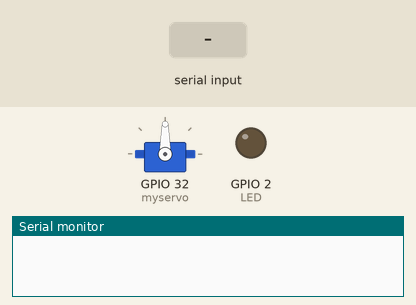
Simulated run of this sketch. Board: ESP32. Parts: servo, output pins drawn as LEDs (lit = HIGH), the last lines printed to the serial monitor. The inputs (shaded band) are chosen by the test bench.

Above: at 1.2 s.
1.3 s: "15\n" received over Serial
At 2.9 s:
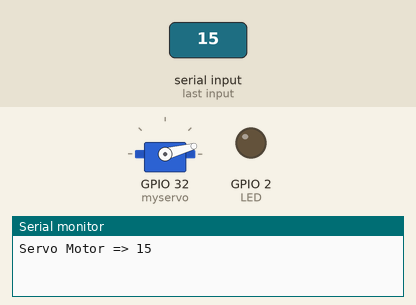
3.3 s: "30\n" received over Serial
At 4.4 s:
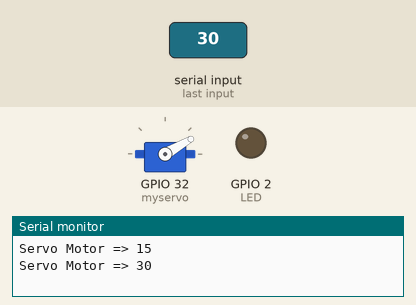
5.3 s: "60\n" received over Serial
At 7.0 s:
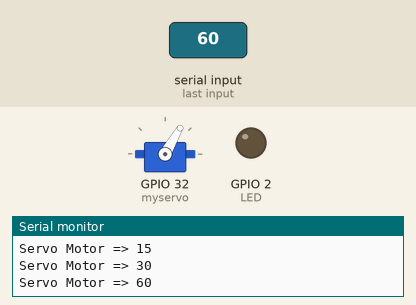
7.3 s: "90\n" received over Serial
At 7.7 s:
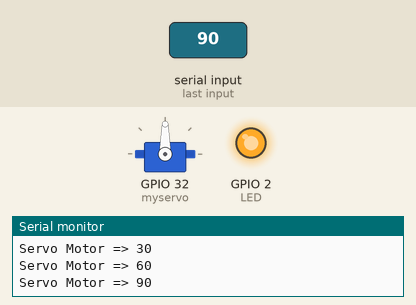
9.3 s: "115\n" received over Serial
At 9.8 s:
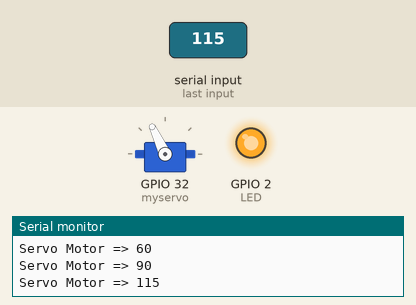
10.8 s: "135\n" received over Serial
At 12.1 s:
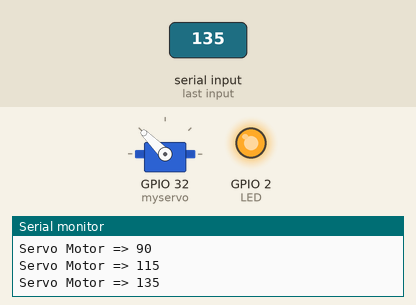
Timing chart, 0 to 13.3 s (numbered marks = the images above; inputs shaded):
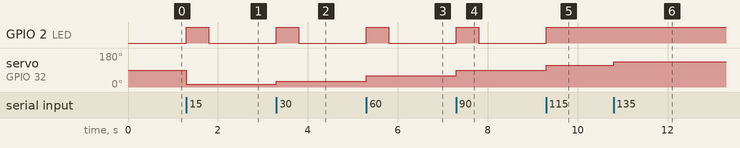

The sketch:

sketch_aug27a.ino
```cpp
#include <ESP32Servo.h>        // เรียกใช้ไลบรารีสำหรับควบคุม Servo บน ESP32

Servo myservo;                 // สร้างอ็อบเจกต์ servo ชื่อ myservo
String command;                // สร้างตัวแปร String สำหรับเก็บค่าคำสั่งที่รับมาจาก Serial

void setup() {
  Serial.begin(9600);          // เริ่มต้นการสื่อสาร Serial ที่ baudrate 9600
  myservo.attach(32);          // กำหนดขาควบคุม Servo ใช้ขา GPIO 22
  pinMode(2, OUTPUT);          // กำหนดขา GPIO 2 ให้เป็นเอาต์พุต (ใช้ต่อกับ LED)
}

void loop() {
  if (Serial.available()) {                        // ตรวจสอบว่ามีข้อมูลส่งเข้ามาทาง Serial หรือไม่
    String command = Serial.readStringUntil('\n'); // อ่านข้อมูลจาก Serial จนกว่าจะเจอ '\n' (ขึ้นบรรทัดใหม่)
    command.trim();                                // ตัดช่องว่าง (space/enter) ที่เกินออกไป

    if (command == "15") {                         // ถ้าข้อมูลที่รับมาเป็น "15"
      Serial.println("Servo Motor => 15");         // แสดงข้อความใน Serial Monitor
      myservo.write(15);
      digitalWrite(2, HIGH);                          // หมุน Servo ไปที่มุม 15 องศา
      delay(500);
      digitalWrite(2, LOW);                                  // กระพริบ LED แบบเร็ว
    }
    else if (command == "30") {                    // ถ้าข้อมูลที่รับมาเป็น "30"
      Serial.println("Servo Motor => 30");
      myservo.write(30);                           // หมุน Servo ไปที่ 30 องศา
      digitalWrite(2, HIGH);                          // หมุน Servo ไปที่มุม 15 องศา
      delay(500);
      digitalWrite(2, LOW);                                  // กระพริบ LED แบบเร็ว
    }
    else if (command == "60") {                    // ถ้าข้อมูลที่รับมาเป็น "45"
      Serial.println("Servo Motor => 60");
      myservo.write(60);                           // หมุน Servo ไปที่ 45 องศา
      digitalWrite(2, HIGH);                          // หมุน Servo ไปที่มุม 15 องศา
      delay(500);
      digitalWrite(2, LOW);                                  // กระพริบ LED แบบเร็ว
    }
    else if (command == "90") {                    // ถ้าข้อมูลที่รับมาเป็น "90"
      Serial.println("Servo Motor => 90");
      myservo.write(90);                           // หมุน Servo ไปที่ 90 องศา
      digitalWrite(2, HIGH);                          // หมุน Servo ไปที่มุม 15 องศา
      delay(500);
      digitalWrite(2, LOW);                       // เปิด LED ค้างไว้ (ไม่กระพริบ)
    }
    else if (command == "115") {                   // ถ้าข้อมูลที่รับมาเป็น "125"
      Serial.println("Servo Motor => 115");
      myservo.write(115);                          // หมุน Servo ไปที่ 125 องศา
      digitalWrite(2, HIGH);                                   // กระพริบ LED ช้า (ทุก 2 วินาที)
    }
    else if (command == "135") {                   // ถ้าข้อมูลที่รับมาเป็น "135"
      Serial.println("Servo Motor => 135");
      myservo.write(135);                          // หมุน Servo ไปที่ 135 องศา
      digitalWrite(2, HIGH);  // กระพริบ LED ช้า
    }
    else if (command == "160") {                   // ถ้าข้อมูลที่รับมาเป็น "150"
      Serial.println("Servo Motor => 160");
      myservo.write(160);                          // หมุน Servo ไปที่ 150 องศา
      treeLED();                                    // กระพริบ LED ช้า
    }
    else if (command == "OFF"){                    // ถ้าข้อมูลที่รับมาเป็น "OFF"
      Serial.println("Servo Motor => 0");
      myservo.write(0);                            // หมุน Servo กลับไปที่ 0 องศา
      digitalWrite(2, LOW);                        // ปิด LED
    }
    delay(500);                                   // หน่วงเวลา 1 วินาทีเพื่อไม่ให้ loop ทำงานเร็วเกินไป
  }
}


void treeLED(){                                     // ฟังก์ชันสำหรับทำให้ LED กระพริบช้า
  for(int i = 0; i<4; i++){                        // ทำซ้ำ 5 รอบ
    digitalWrite(2, HIGH);                         // เปิด LED
    delay(3000);                                   // หน่วงเวลา 2 วินาที
    digitalWrite(2, LOW);                          // ปิด LED
    delay(3000);                                   // หน่วงเวลา 2 วินาที
  }
}
```

Measured:
- after the input at 1.3 s, GPIO 2 (LED): LOW → HIGH at once, → LOW 0.50 s later; servo on GPIO 32 (myservo): 90° → 15° at once
- after the input at 3.3 s, GPIO 2 (LED): LOW → HIGH at once, → LOW 0.50 s later; servo on GPIO 32 (myservo): 15° → 30° at once
- after the input at 5.3 s, GPIO 2 (LED): LOW → HIGH at once, → LOW 0.50 s later; servo on GPIO 32 (myservo): 30° → 60° at once
- after the input at 7.3 s, GPIO 2 (LED): LOW → HIGH at once, → LOW 0.50 s later; servo on GPIO 32 (myservo): 60° → 90° at once
- after the input at 9.3 s, GPIO 2 (LED): LOW → HIGH at once; servo on GPIO 32 (myservo): 90° → 115° at once
- after the input at 10.8 s, servo on GPIO 32 (myservo): 115° → 135° at once
